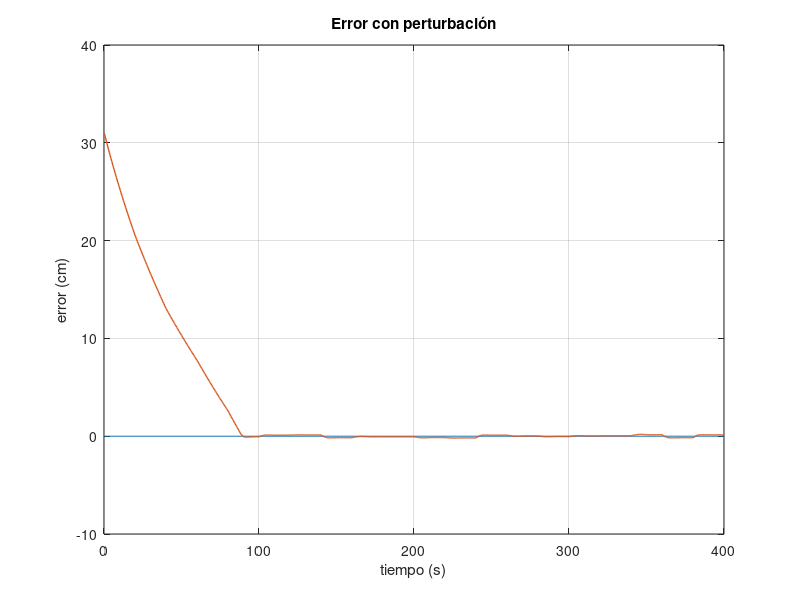

Reproduce this figure in MATLAB.

clear all;

load("error.mat");
resized = [680, 458, 280, 210];

figure(2)
plot(error(1,:), zeros(size(error(1,:))), error(1,:), error(2,:)*100, 'linewidth', 1);
grid on;
xlabel('tiempo (s)');
ylabel('error (cm)');
title('Error con perturbación');
set(gcf, 'Position', resized);
